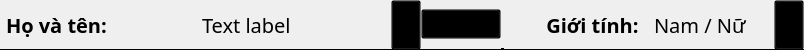
            <widget class="QFrame" name="frame_2">
             <property name="minimumSize">
              <size>
               <width>0</width>
               <height>50</height>
              </size>
             </property>
             <property name="maximumSize">
              <size>
               <width>16777215</width>
               <height>50</height>
              </size>
             </property>
             <property name="styleSheet">
              <string notr="true">QFrame {
	border-bottom: 1px solid black;
	border-radius: 0px;
}</string>
             </property>
             <property name="frameShape">
              <enum>QFrame::StyledPanel</enum>
             </property>
             <property name="frameShadow">
              <enum>QFrame::Raised</enum>
             </property>
             <layout class="QHBoxLayout" name="horizontalLayout_4">
              <property name="spacing">
               <number>0</number>
              </property>
              <property name="leftMargin">
               <number>0</number>
              </property>
              <property name="topMargin">
               <number>0</number>
              </property>
              <property name="rightMargin">
               <number>0</number>
              </property>
              <property name="bottomMargin">
               <number>0</number>
              </property>
              <item>
               <widget class="QLabel" name="Name">
                <property name="minimumSize">
                 <size>
                  <width>200</width>
                  <height>50</height>
                 </size>
                </property>
                <property name="maximumSize">
                 <size>
                  <width>200</width>
                  <height>50</height>
                 </size>
                </property>
                <property name="font">
                 <font>
                  <family>Montserrat</family>
                  <pointsize>15</pointsize>
                  <weight>75</weight>
                  <bold>true</bold>
                 </font>
                </property>
                <property name="text">
                 <string>Họ và tên:</string>
                </property>
               </widget>
              </item>
              <item>
               <widget class="QLineEdit" name="NameBox">
                <property name="minimumSize">
                 <size>
                  <width>0</width>
                  <height>50</height>
                 </size>
                </property>
                <property name="maximumSize">
                 <size>
                  <width>16777215</width>
                  <height>50</height>
                 </size>
                </property>
                <property name="font">
                 <font>
                  <family>iCiel Effra Regular</family>
                  <pointsize>15</pointsize>
                 </font>
                </property>
                <property name="styleSheet">
                 <string notr="true">background: transparent;
border:none;</string>
                </property>
                <property name="text">
                 <string>Text label</string>
                </property>
                <property name="readOnly">
                 <bool>true</bool>
                </property>
               </widget>
              </item>
              <item>
               <widget class="QPushButton" name="pushButton_11">
                <property name="minimumSize">
                 <size>
                  <width>30</width>
                  <height>50</height>
                 </size>
                </property>
                <property name="maximumSize">
                 <size>
                  <width>30</width>
                  <height>50</height>
                 </size>
                </property>
                <property name="styleSheet">
                 <string notr="true">image: url(:/images/icons/Edit.png);
background: transparent;</string>
                </property>
                <property name="text">
                 <string/>
                </property>
               </widget>
              </item>
              <item>
               <widget class="QPushButton" name="pushButton_2">
                <property name="minimumSize">
                 <size>
                  <width>80</width>
                  <height>30</height>
                 </size>
                </property>
                <property name="maximumSize">
                 <size>
                  <width>80</width>
                  <height>30</height>
                 </size>
                </property>
                <property name="font">
                 <font>
                  <pointsize>10</pointsize>
                  <weight>50</weight>
                  <bold>false</bold>
                  <underline>true</underline>
                 </font>
                </property>
                <property name="styleSheet">
                 <string notr="true">QPushButton {
	color: rgb(0,0,0);
	background: transparent;
}
QPushButton:hover {
	color: rgb(85, 170, 255);
}</string>
                </property>
                <property name="text">
                 <string>Thay đổi tên</string>
                </property>
               </widget>
              </item>
              <item>
               <widget class="Line" name="line">
                <property name="orientation">
                 <enum>Qt::Vertical</enum>
                </property>
               </widget>
              </item>
              <item>
               <widget class="QLabel" name="Name_2">
                <property name="minimumSize">
                 <size>
                  <width>150</width>
                  <height>50</height>
                 </size>
                </property>
                <property name="maximumSize">
                 <size>
                  <width>100</width>
                  <height>50</height>
                 </size>
                </property>
                <property name="font">
                 <font>
                  <family>Segoe UI Black</family>
                  <pointsize>15</pointsize>
                  <weight>75</weight>
                  <bold>true</bold>
                 </font>
                </property>
                <property name="text">
                 <string>       Giới tính:</string>
                </property>
               </widget>
              </item>
              <item>
               <widget class="QLabel" name="genderBox">
                <property name="minimumSize">
                 <size>
                  <width>120</width>
                  <height>0</height>
                 </size>
                </property>
                <property name="maximumSize">
                 <size>
                  <width>120</width>
                  <height>16777215</height>
                 </size>
                </property>
                <property name="font">
                 <font>
                  <family>iCiel Effra Regular</family>
                  <pointsize>15</pointsize>
                 </font>
                </property>
                <property name="styleSheet">
                 <string notr="true">border: none;</string>
                </property>
                <property name="text">
                 <string>Nam / Nữ</string>
                </property>
               </widget>
              </item>
              <item>
               <widget class="QPushButton" name="pushButton_8">
                <property name="minimumSize">
                 <size>
                  <width>30</width>
                  <height>50</height>
                 </size>
                </property>
                <property name="maximumSize">
                 <size>
                  <width>30</width>
                  <height>50</height>
                 </size>
                </property>
                <property name="styleSheet">
                 <string notr="true">image: url(:/images/icons/Edit.png);
background: transparent;</string>
                </property>
                <property name="text">
                 <string/>
                </property>
               </widget>
              </item>
             </layout>
            </widget>
